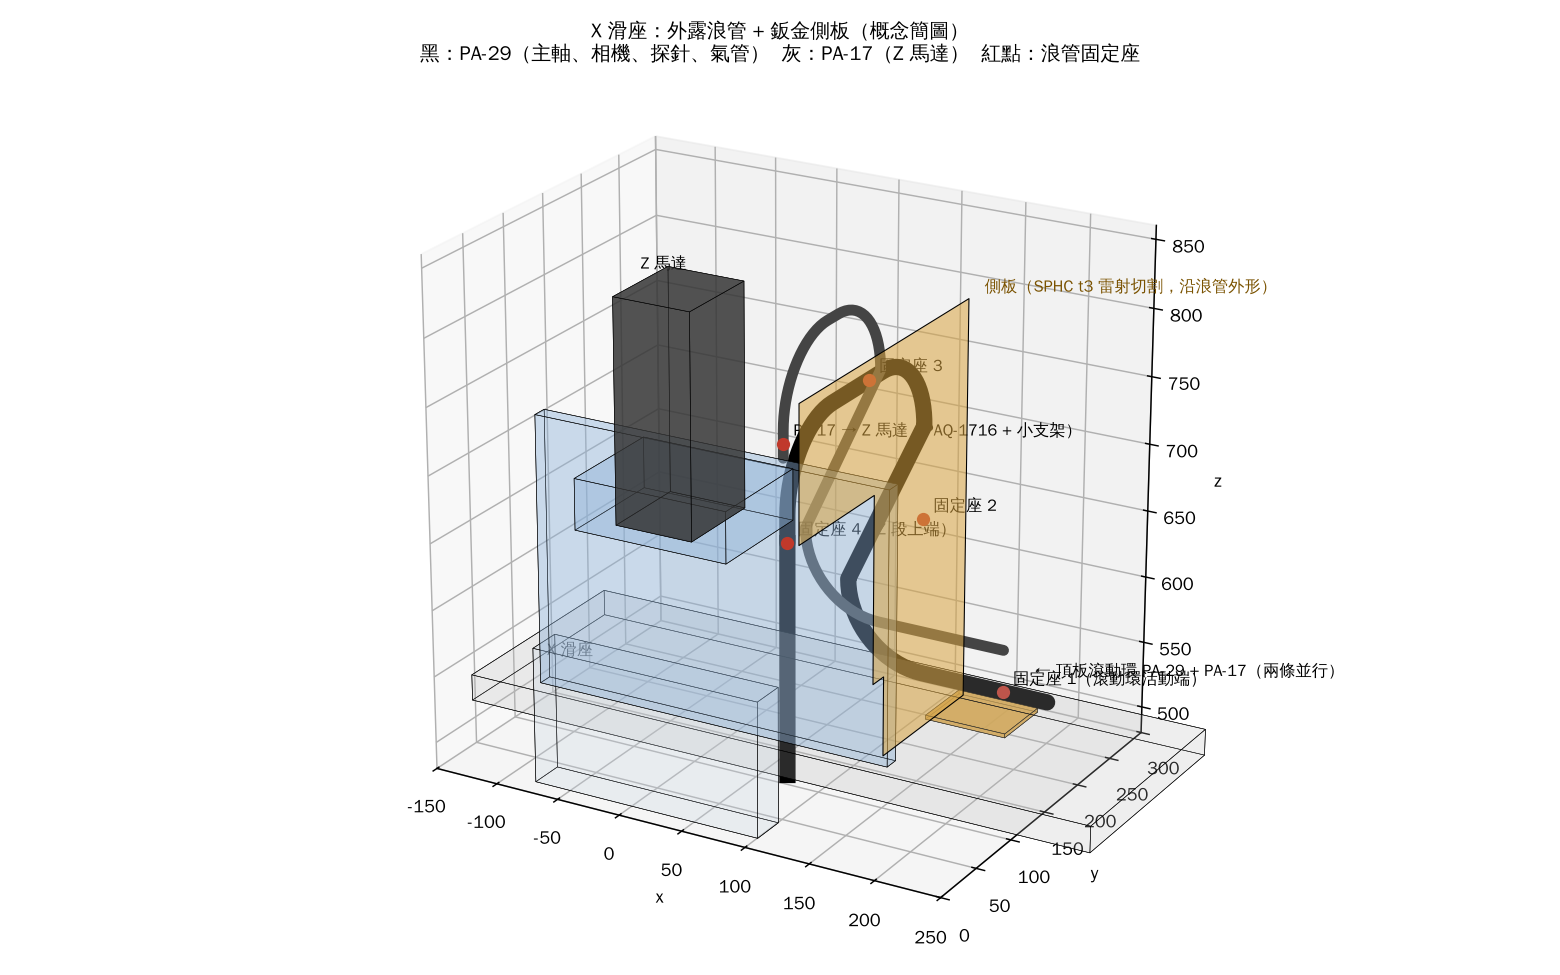

Write Python code to recreate this figure.
"""Concept sketch (owner 2026-11-28): open sheet-metal guide on the X carriage, conduits visible.
Run: python3 docs/sketches/x_carriage_open_route.py -> docs/sketches/x_carriage_open_route.png"""
import math, numpy as np, matplotlib
matplotlib.use('Agg'); import matplotlib.pyplot as plt
from mpl_toolkits.mplot3d.art3d import Poly3DCollection
plt.rcParams['font.family'] = 'WenQuanYi Zen Hei'; plt.rcParams['axes.unicode_minus'] = False
def boxf(ax, x0, x1, y0, y1, z0, z1, c, a=0.25):
    v = np.array([[x0,y0,z0],[x1,y0,z0],[x1,y1,z0],[x0,y1,z0],[x0,y0,z1],[x1,y0,z1],[x1,y1,z1],[x0,y1,z1]])
    f = [[0,1,2,3],[4,5,6,7],[0,1,5,4],[2,3,7,6],[1,2,6,5],[0,3,7,4]]
    ax.add_collection3d(Poly3DCollection([v[i] for i in f], facecolors=c, edgecolors='k', linewidths=0.3, alpha=a))
def arc(c, r, a0, a1, plane, n=20):
    out = []
    for k in range(n + 1):
        t = math.radians(a0 + (a1 - a0) * k / n); u, w = r * math.cos(t), r * math.sin(t)
        out.append((c[0] + u, c[1], c[2] + w) if plane == 'xz' else (c[0], c[1] + u, c[2] + w))
    return out
def run(x, dz, end_y, top):            # PA-29 (x 110) / PA-17 (x 70): horizontal end -> up -> forward over the saddle -> down
    R = 60
    p = [(x + 60 + 40, 230, 522 + dz)] + arc((x, 230, 522 + dz + R), R, -90, -180, 'xz')[::-1][::-1]
    p = [(x + R + 40, 230, 522 + dz)] + [(x + R * math.cos(math.radians(t)), 230, 522 + dz + R + R * math.sin(math.radians(t))) for t in np.linspace(-90, -180, 20)]
    p += [(x, 230, top - R)] + [(x, 230 - R + R * math.cos(math.radians(t)), top - R + R * math.sin(math.radians(t))) for t in np.linspace(0, 90, 20)]
    p += [(x, end_y + R, top)] + [(x, end_y + R + R * math.cos(math.radians(t)), top - R + R * math.sin(math.radians(t))) for t in np.linspace(90, 180, 20)]
    p += [(x, end_y, top - R - 20)]
    return np.array(p)
fig = plt.figure(figsize=(12, 7.5)); ax = fig.add_subplot(111, projection='3d')
boxf(ax, -142, 142, 122, 134, 500, 706, '#8fb3d9')                  # saddle (upper part)
boxf(ax, -30, 30, 49, 120, 671, 836, '#333333', 0.6)                # Z motor
boxf(ax, -60, 60, 44, 134, 663, 701, '#8fb3d9')                     # Z motor plate
boxf(ax, -90, 90, 34, 62, 470, 572, '#c9d6e3', 0.15)                # Z slide (top at Z +50)
boxf(ax, -200, 300, 120, 300, 474, 494, '#bbbbbb', 0.12)            # box top plate (part)
# side plate (sheet metal, x 127..130) following the conduit, flanges to the saddle faces, foot tab under the loop end
side = [(130, 255, 500), (130, 255, 800), (130, 20, 800), (130, 20, 700), (130, 122, 700), (130, 122, 560), (130, 137, 560), (130, 137, 500)]
ax.add_collection3d(Poly3DCollection([side], facecolors='#d9a441', edgecolors='k', linewidths=0.6, alpha=0.55))
boxf(ax, 127, 190, 205, 255, 500, 503, '#d9a441', 0.7)              # foot tab carrying the loop-end clamps
a = run(110, 0, 40, 770); b = run(75, 32, 95, 805)
ax.plot(*a.T, color='k', lw=9, solid_capstyle='round'); ax.plot(*b.T, color='#444', lw=6, solid_capstyle='round')
ax.plot([110, 110], [40, 40], [690, 520], color='k', lw=9)          # Z run continues down to the tool head (hanging U)
for p, t in (((175, 230, 522), '固定座 1（滾動環活動端）'), ((110, 230, 640), '固定座 2'), ((110, 150, 770), '固定座 3'), ((110, 40, 690), '固定座 4（Z 段上端）'),
             ((75, 95, 735), 'PA-17 → Z 馬達（PAQ-1716 + 小支架）')):
    ax.scatter(*p, color='#c0392b', s=40); ax.text(p[0] + 8, p[1], p[2] + 8, t, fontsize=9)
ax.text(140, 260, 805, '側板（SPHC t3 雷射切割，沿浪管外形）', fontsize=9, color='#7a5200')
ax.text(-30, 85, 845, 'Z 馬達', fontsize=9); ax.text(-140, 128, 520, 'X 滑座', fontsize=9)
ax.text(200, 230, 540, '← 頂板滾動環 PA-29 + PA-17（兩條並行）', fontsize=9)
ax.set_xlim(-150, 250); ax.set_ylim(0, 300); ax.set_zlim(480, 860); ax.set_box_aspect((400, 300, 380))
ax.view_init(22, -60); ax.set_xlabel('x'); ax.set_ylabel('y'); ax.set_zlabel('z')
ax.set_title('X 滑座：外露浪管 + 鈑金側板（概念簡圖）\n黑：PA-29（主軸、相機、探針、氣管）  灰：PA-17（Z 馬達）  紅點：浪管固定座', fontsize=11)
plt.tight_layout(); plt.savefig(__file__.replace('.py', '.png'), dpi=130)
